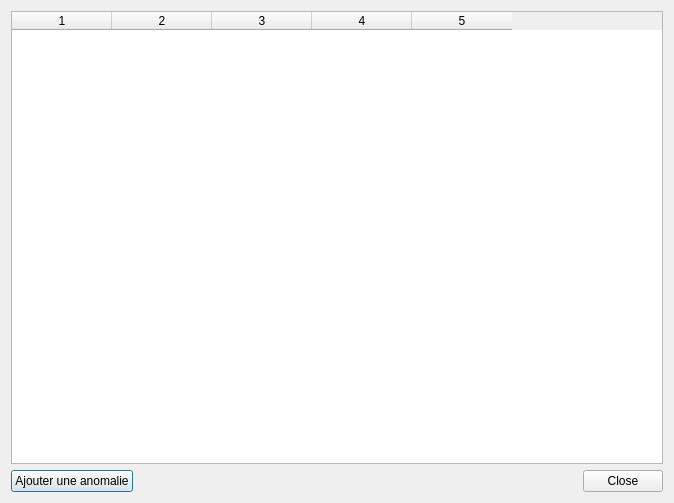
<?xml version="1.0" encoding="UTF-8"?>
<ui version="4.0">
 <class>Form_Execution_Bugs</class>
 <widget class="QDialog" name="Form_Execution_Bugs">
  <property name="windowModality">
   <enum>Qt::ApplicationModal</enum>
  </property>
  <property name="geometry">
   <rect>
    <x>0</x>
    <y>0</y>
    <width>674</width>
    <height>503</height>
   </rect>
  </property>
  <property name="windowTitle">
   <string>Anomalies</string>
  </property>
  <property name="windowIcon">
   <iconset resource="../../resources.qrc">
    <normaloff>:/images/bug.png</normaloff>:/images/bug.png</iconset>
  </property>
  <property name="modal">
   <bool>true</bool>
  </property>
  <layout class="QGridLayout" name="gridLayout">
   <item row="0" column="0">
    <widget class="RecordsTableWidget" name="bugs_list">
     <property name="editTriggers">
      <set>QAbstractItemView::NoEditTriggers</set>
     </property>
     <property name="selectionMode">
      <enum>QAbstractItemView::ExtendedSelection</enum>
     </property>
     <property name="selectionBehavior">
      <enum>QAbstractItemView::SelectRows</enum>
     </property>
     <property name="showGrid">
      <bool>false</bool>
     </property>
     <property name="gridStyle">
      <enum>Qt::NoPen</enum>
     </property>
     <property name="sortingEnabled">
      <bool>true</bool>
     </property>
     <property name="cornerButtonEnabled">
      <bool>false</bool>
     </property>
     <property name="rowCount">
      <number>1</number>
     </property>
     <property name="columnCount">
      <number>5</number>
     </property>
     <attribute name="verticalHeaderVisible">
      <bool>false</bool>
     </attribute>
     <attribute name="verticalHeaderDefaultSectionSize">
      <number>16</number>
     </attribute>
     <attribute name="verticalHeaderVisible">
      <bool>false</bool>
     </attribute>
     <attribute name="verticalHeaderDefaultSectionSize">
      <number>16</number>
     </attribute>
     <row/>
     <column/>
     <column/>
     <column/>
     <column/>
     <column/>
    </widget>
   </item>
   <item row="1" column="0">
    <layout class="QHBoxLayout" name="horizontalLayout">
     <item>
      <widget class="QPushButton" name="add_bug_button">
       <property name="text">
        <string>Ajouter une anomalie</string>
       </property>
      </widget>
     </item>
     <item>
      <widget class="QDialogButtonBox" name="buttonBox">
       <property name="orientation">
        <enum>Qt::Horizontal</enum>
       </property>
       <property name="standardButtons">
        <set>QDialogButtonBox::Close</set>
       </property>
      </widget>
     </item>
    </layout>
   </item>
  </layout>
 </widget>
 <customwidgets>
  <customwidget>
   <class>RecordsTableWidget</class>
   <extends>QTableWidget</extends>
   <header>gui/components/records_table_widget.h</header>
  </customwidget>
 </customwidgets>
 <resources>
  <include location="../../resources.qrc"/>
 </resources>
 <connections>
  <connection>
   <sender>buttonBox</sender>
   <signal>accepted()</signal>
   <receiver>Form_Execution_Bugs</receiver>
   <slot>accept()</slot>
   <hints>
    <hint type="sourcelabel">
     <x>248</x>
     <y>254</y>
    </hint>
    <hint type="destinationlabel">
     <x>157</x>
     <y>274</y>
    </hint>
   </hints>
  </connection>
  <connection>
   <sender>buttonBox</sender>
   <signal>rejected()</signal>
   <receiver>Form_Execution_Bugs</receiver>
   <slot>reject()</slot>
   <hints>
    <hint type="sourcelabel">
     <x>316</x>
     <y>260</y>
    </hint>
    <hint type="destinationlabel">
     <x>286</x>
     <y>274</y>
    </hint>
   </hints>
  </connection>
 </connections>
</ui>
